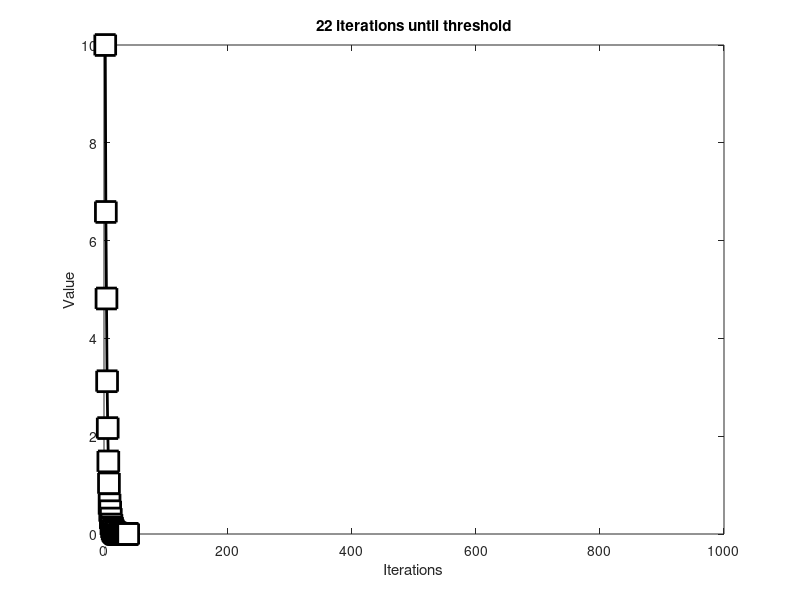

Reproduce this figure in MATLAB.
%% Random Poisson-like Countdown Timer

nRep = 100;
thresh = exp(-10);               % e ^ -10
[currVal, startVal] = deal(10);  % set both to 10
decayVar = nan(nRep, 1000);

for repi=1:nRep
  counter = 0;
  currVal = startVal;

  while currVal > thresh
    counter = counter + 1;
    decayVar(repi, counter + 1) = currVal;
    currVal = currVal * rand ^ (1 / 2);
  end
end

% remove NaN elements
decayAvg = zeros(1,size(decayVar,2))
for i=1:size(decayVar,2)
  decayAvg(i) = mean(decayVar(isfinite(decayVar(:,i)), i));
end

figure(1), clf
plot(decayAvg, 'ks-', 'linew', 2, 'markersize', 15, 'markerfacecolor', 'w')
xlabel('Iterations'), ylabel('Value')
title([num2str(counter) ' iterations until threshold'])
